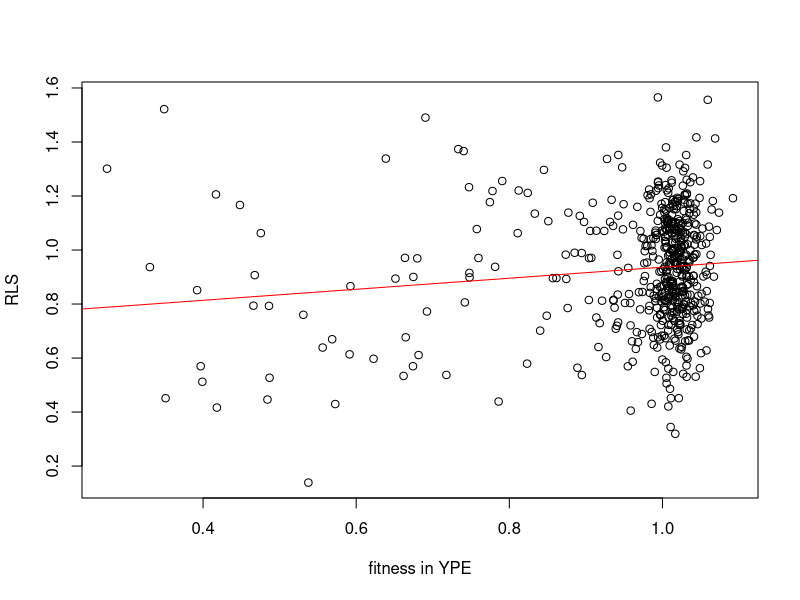

This chart was generated by the following R code:
fitness = read.table("Regression_Tc2_hom.txt",header=T, sep="\t");
#fitness = read.table("Regression_Tc2_het.txt",header=T, sep="\t"); #not informative
fitness$orf = as.character(fitness$orf);

tb = read.csv("RLS.of.564.gene.deletion.BY.Managbanag08Plos.csv");
tb = tb[ ! is.na(tb$RLS_Del_alpha), ]
tb$ORF = as.character(tb$ORF);
tb$YPD = fitness$YPD[ match( tb$ORF, fitness$orf) ];
tb$YPG = fitness$YPG[ match( tb$ORF, fitness$orf) ];
tb$YPDGE = fitness$YPGDE[ match( tb$ORF, fitness$orf) ];
tb$YPE = fitness$YPE[ match( tb$ORF, fitness$orf) ];
tb$YPL = fitness$YPL[ match( tb$ORF, fitness$orf) ];
tb$YPD0.1DNP = fitness$YPD0.1DNP[ match( tb$ORF, fitness$orf) ];
tb$YPD0.25DNP = fitness$YPD0.25DNP[ match( tb$ORF, fitness$orf) ];
tb$YPG0.25DNP = fitness$YPG0.25DNP[ match( tb$ORF, fitness$orf) ];
tb$YPG0.1DNP = fitness$YPG0.1DNP[ match( tb$ORF, fitness$orf) ];

tb$d.vs.4742 = tb$RLS_Del_alpha/tb$BY4742

pdf("_123009.RLS-YPE.pdf", width=6,height=6);
summary(lm(tb$d.vs.4742 ~ tb$YPD + tb$YPG + tb$YPE + tb$YPL  ))
summary(lm(tb$d.vs.4742 ~ tb$YPE  )) #p = 0.00159
plot( tb$d.vs.4742 ~ tb$YPE, xlab='fitness in YPE', ylab='RLS' );
abline( lm(tb$d.vs.4742 ~ tb$YPE  ), col="red");
dev.off();


long = tb[ (tb$RLS_Del_alpha/tb$BY4742)>1 & tb$p.value<0.05, ]
short= tb[ (tb$RLS_Del_alpha/tb$BY4742)<1 & tb$p.value<0.05, ]

summary(lm(long$d.vs.4742 ~ long$YPD + long$YPG + long$YPE + long$YPL  ))
summary(lm(long$d.vs.4742 ~ long$YPD   ))
summary(lm(long$d.vs.4742 ~ long$YPD / long$YPG   ))

summary(lm(short$d.vs.4742 ~ short$YPD + short$YPG + short$YPE + short$YPL  ))
